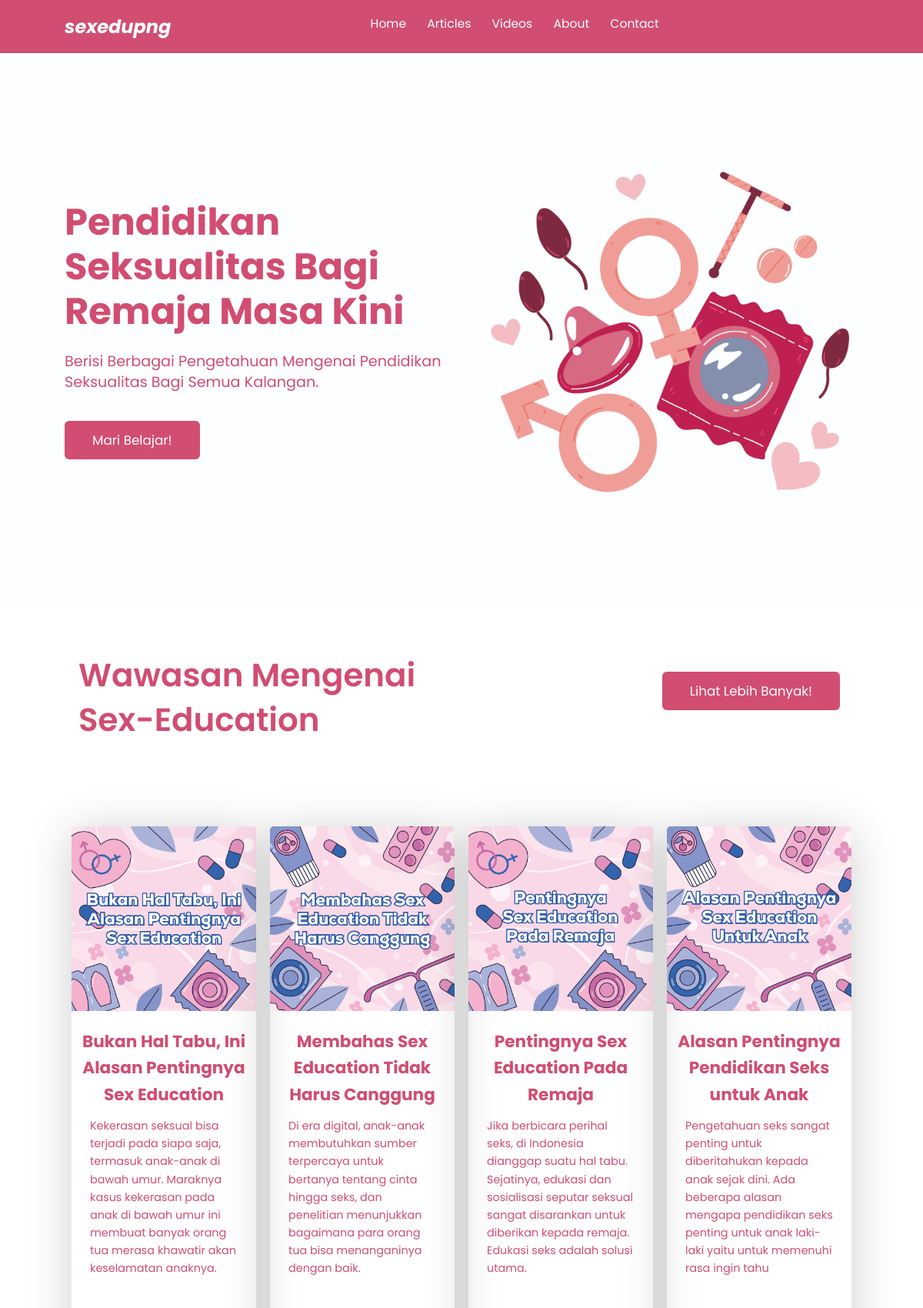
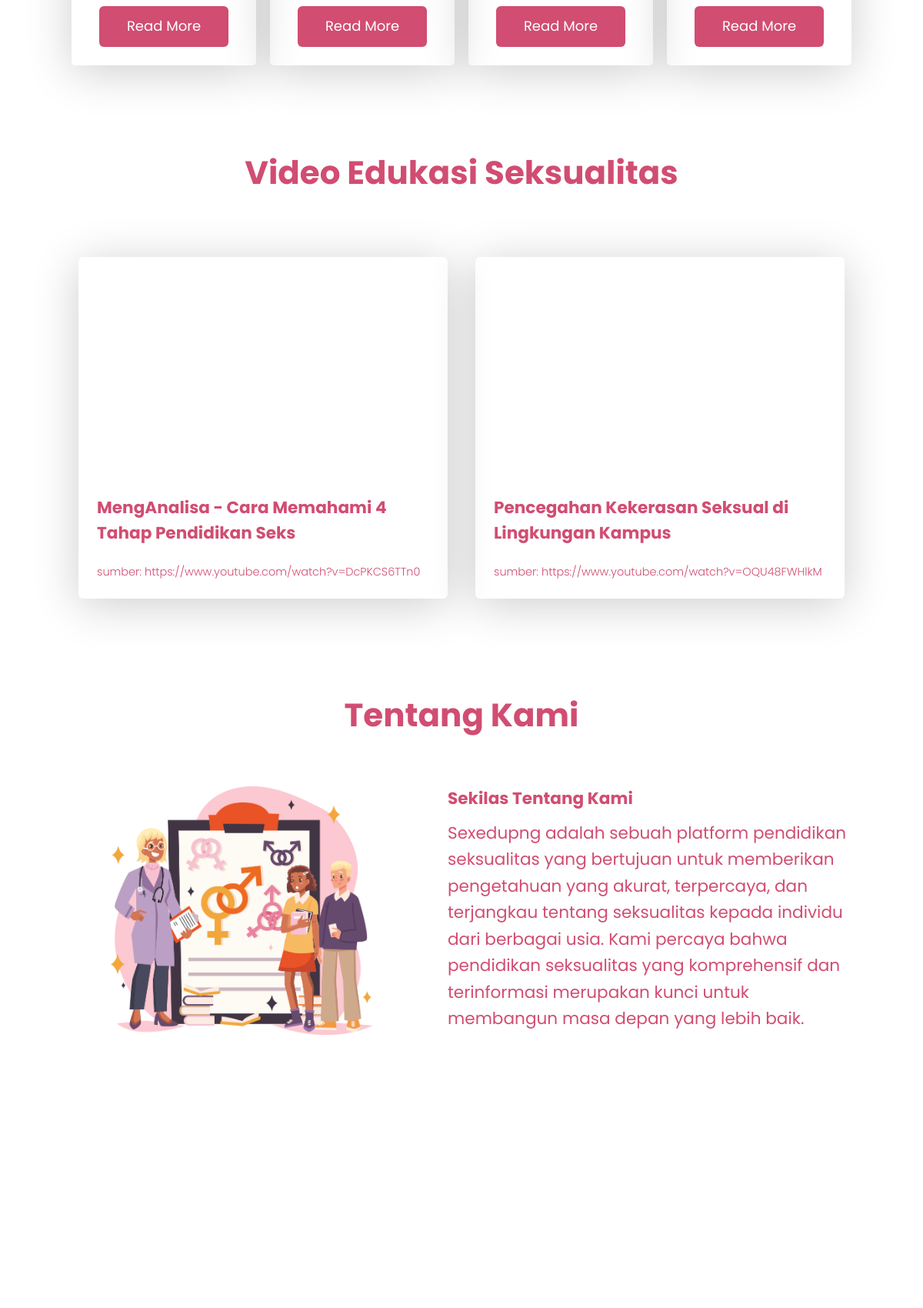
The page / (upper part) on the database its author committed (2 pictures, top to bottom).
### tables this page shows
CREATE TABLE `article` (
  `id` int(11) NOT NULL,
  `title` varchar(100) NOT NULL,
  `synopsis` text NOT NULL,
  `description` longtext NOT NULL,
  `picture` varchar(250) NOT NULL,
  `source` varchar(200) NOT NULL
);

CREATE TABLE `video` (
  `id` int(11) NOT NULL,
  `title` varchar(200) NOT NULL,
  `video` varchar(255) NOT NULL,
  `source` varchar(200) NOT NULL
);

### functions.php (called while the page is built, shortened)
<?php
$conn = mysqli_connect("localhost", "root", "", "sex_education");
function query($query){
    global $conn;
    $result = mysqli_query($conn, $query);
    $rows = [];
    while($row = mysqli_fetch_assoc($result)){
        $rows[] = $row;
    }
    return $rows;
}
?>

### index.php (the view, shortened to what this page needs)
<?php
require 'functions.php';
$article = query("SELECT * FROM article LIMIT 0,4");
$video = query("SELECT * FROM video LIMIT 0,2");
?>
<!DOCTYPE html>
<html lang="en">
  <head>
    <link rel="stylesheet" href="css/style.css" />
  </head>
  <body id="top">
    <nav class="navbar">
      <a href="index.php" class="navbar-logo">sexedupng</a>
      <div class="navbar-nav">
        <a href="index.php">Home</a>
        <a href="article.php">Articles</a>
        <a href="video.php">Videos</a>
        <a href="about.php">About</a>
        <a href="contact.php">Contact</a>
      </div>
    </nav>
    <section class="land-page" id="home">
      <main class="content">
        <h1>Pendidikan Seksualitas Bagi Remaja Masa Kini</h1>
        <p>
          Berisi Berbagai Pengetahuan Mengenai Pendidikan Seksualitas Bagi Semua Kalangan.
        </p>
        <a href="#article" class="cta">Mari Belajar!</a>
      </main>
    </section>
    <section id="article" class="article">
      <div class="top-row">
        <h2>
          Wawasan Mengenai <br />
          Sex-Education
        </h2>
        <a class="cta" href="article.php">Lihat Lebih Banyak!</a>
      </div>
      <div class="row">
        <?php $i = 1; ?>
        <?php foreach ($article as $row) : ?>
        <div class="content">
          <img src="img/article/<?= $row["picture"]; ?>" class="article-img"
          alt="" />
          <h4 class="sub-title"><?= $row["title"]; ?></h4>
          <p>
            <?= $row["synopsis"]; ?>
          </p>
          <a href="article/article<?= $i; ?>.php" class="btn">Read More</a>
        </div>
        <?php $i++; ?>
        <?php endforeach; ?>
      </div>
    </section>
    <section id="video" class="video">
      <h2>Video Edukasi Seksualitas</h2>
      <div class="row">
        <?php foreach ($video as $row) : ?>
        <div class="content">
          <iframe class="vid" <?= $row["video"]; ?>></iframe>
          <h4 class="yt-title"><?= $row["title"]; ?></h4>
          <h6>sumber: <?= $row["source"]; ?></h6>
        </div>
        <?php endforeach; ?>
      </div>
    </section>
    <section id="about" class="about">
      <h2>Tentang Kami</h2>
      <div class="row">
        <div class="about-img">
          <img src="img/about-us.png" alt="Tentang Kami" />
        </div>
        <div class="content">
          <h3>Sekilas Tentang Kami</h3>
          <p>
          Sexedupng adalah sebuah platform pendidikan seksualitas yang bertujuan untuk memberikan pengetahuan yang akurat, terpercaya, dan terjangkau tentang seksualitas kepada individu dari berbagai usia. Kami percaya bahwa pendidikan seksualitas yang komprehensif dan terinformasi merupakan kunci untuk membangun masa depan yang lebih baik.
          </p>
        </div>
      </div>
    </section>
    <section id="contact" class="contact">
    </section>
  </body>
</html>

### rows shown on the page
article: picture (picture), title "Bukan Hal Tabu, Ini Alasan Pentingnya Sex Education", synopsis "Kekerasan seksual bisa terjadi pada siapa saja, termasuk anak-anak di bawah umur. Maraknya kasus kekerasan pada anak di bawah umur ini membuat banyak orang tua merasa khawatir akan keselamatan anaknya."
article: picture (picture), title "Membahas Sex Education Tidak Harus Canggung", synopsis "Di era digital, anak-anak membutuhkan sumber terpercaya untuk bertanya tentang cinta hingga seks, dan penelitian menunjukkan bagaimana para orang tua bisa menanganinya dengan baik."
article: picture (picture), title "Pentingnya Sex Education Pada Remaja", synopsis "Jika berbicara perihal seks, di Indonesia dianggap suatu hal tabu. Sejatinya, edukasi dan sosialisasi seputar seksual sangat disarankan untuk diberikan kepada remaja. Edukasi seks adalah solusi utama."
article: picture (picture), title "Alasan Pentingnya Pendidikan Seks untuk Anak", synopsis "Pengetahuan seks sangat penting untuk diberitahukan kepada anak sejak dini. Ada beberapa alasan mengapa pendidikan seks penting untuk anak laki-laki yaitu untuk memenuhi rasa ingin tahu"
video: title "MengAnalisa - Cara Memahami 4 Tahap Pendidikan Seks", source "https://www.youtube.com/watch?v=DcPKCS6TTn0"
video: title "Pencegahan Kekerasan Seksual di Lingkungan Kampus", source "https://www.youtube.com/watch?v=OQU48FWHlkM"
